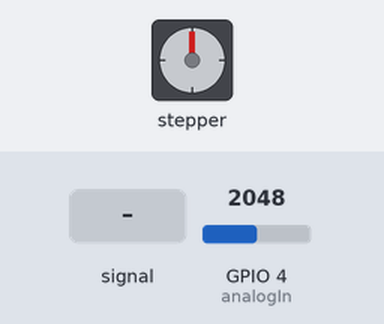
Recording of a sketch running on a simulated ESP32. On the bench: stepper motor. Inputs (shaded band) come from the test bench; at power-on: GPIO 4 (analogIn) = 2048. Stepper angles assume 2048 steps per turn; what the sketch prints to the serial monitor is not drawn.

Above: at 1.2 s.
1.3 s: GPIO 4 (analogIn) fed a 200 Hz sine of ±327 counts around its level
4.3 s: GPIO 4 (analogIn) set to 1960
At 6.8 s:
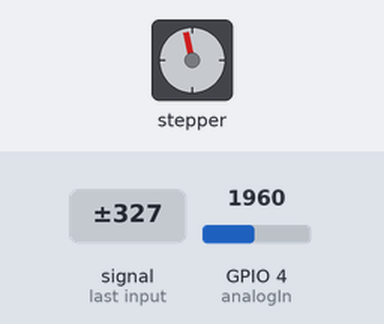
7.3 s: GPIO 4 (analogIn) set to 1228
At 8.3 s:
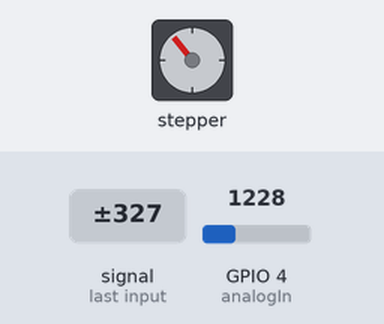
10.3 s: GPIO 4 (analogIn) set to 491
At 10.68 s:
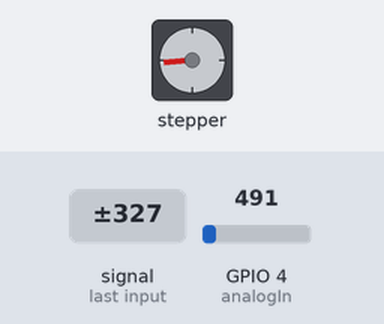
13.3 s: GPIO 4 (analogIn) fed a 200 Hz sine of ±327 counts around its level
Timing chart, 0 to 20.3 s (numbered marks = the images above; inputs shaded):
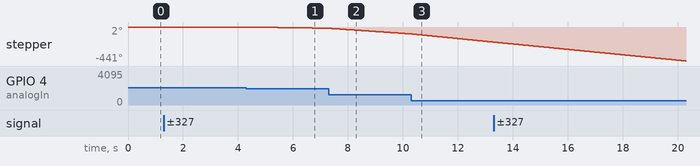

The sketch:

ExtMotorBoardPump.ino
```cpp
// (licence header left out)
#include <Stepper.h>

const int stepsPerRevolution = 2048;  // change this to fit the number of steps per revolution

// ULN2003 Motor Driver Pins
#define IN1 32
#define IN2 25
#define IN3 22
#define IN4 27

#define analogIn 4

// initialize the stepper library
Stepper stepper(stepsPerRevolution, IN1, IN3, IN2, IN4);

void setup() {
  // set the speed at 5 rpm
  stepper.setSpeed(10);
  // initialize the serial port
  Serial.begin(115200);
}

void loop() {
  // read analog value from the potentiometer
  int nAverage = 20;
  long valSum = 0;
  int val = 0;
  for(int iAverage = 0; iAverage<nAverage; iAverage++){
    // we use PWM, so we have to create some kind of mean..
    valSum += analogRead(analogIn); // 0..4095

  }
  val = (float)valSum/(float)nAverage;
  Serial.println(val);

  // if the joystic is in the middle ===> stop the motor
  if (  (val > 2000) && (val < 2100) )
  {
    // STOP
    Serial.println("STOP");
    digitalWrite(IN1, LOW);
    digitalWrite(IN2, LOW);
    digitalWrite(IN3, LOW);
    digitalWrite(IN4, LOW);
  }

  else if (val >= 2100)
  {
    // map the speed between 5 and 500 rpm
    int speed_ = map(val, 2100, 4095, 1, 15);
    // set motor speed
    stepper.setSpeed(speed_);

    // move the motor (1 step)
    stepper.step(1);
  }

  // move the motor in the other direction
  else
  {
    // map the speed between 5 and 500 rpm
    int speed_ = map(val, 2000, 0, 1, 15);
    // set motor speed
    stepper.setSpeed(speed_);

    // move the motor (1 step)
    stepper.step(-1);
  }
}
```
